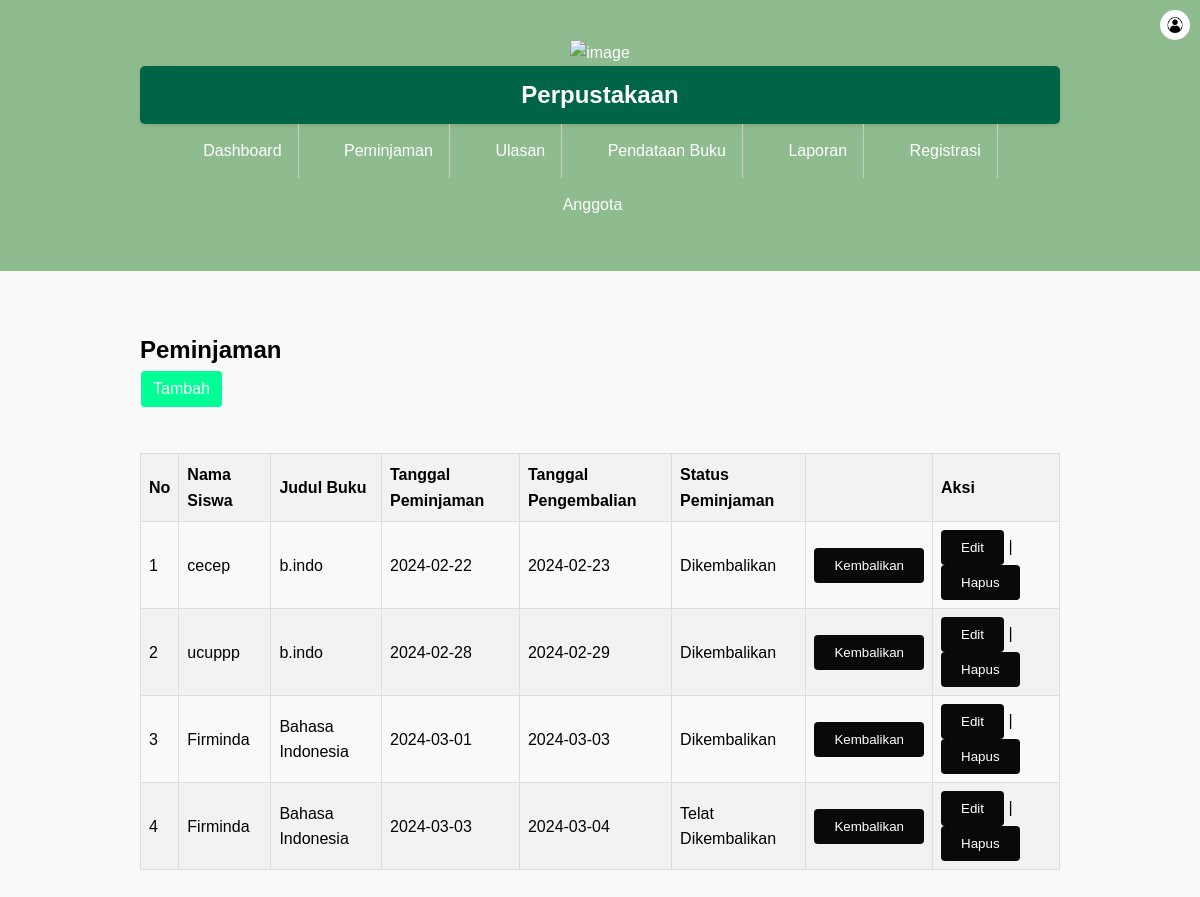
Page /tampil_pinjam.php on the committed database.
### tables this page shows
CREATE TABLE `peminjaman` (
  `peminjamanid` int(11) NOT NULL,
  `userid` int(11) NOT NULL,
  `bukuid` int(11) NOT NULL,
  `tanggalpeminjaman` date NOT NULL,
  `tanggalpengembalian` date NOT NULL,
  `statuspeminjaman` varchar(20) NOT NULL
);

CREATE TABLE `user` (
  `userid` int(11) NOT NULL,
  `username` varchar(20) NOT NULL,
  `password` varchar(20) NOT NULL,
  `email` varchar(20) NOT NULL,
  `namalengkap` varchar(20) NOT NULL,
  `alamat` text NOT NULL,
  `level` enum('Admin','Petugas','Peminjam') NOT NULL
);

CREATE TABLE `buku` (
  `bukuid` int(11) NOT NULL,
  `judul` varchar(25) NOT NULL,
  `penulis` varchar(25) NOT NULL,
  `penerbit` varchar(25) NOT NULL,
  `tahunterbit` int(11) NOT NULL
);

### tampil_pinjam.php (the view, shortened to what this page needs)
<!DOCTYPE html>
<html lang="en">
<head>
</head>
<body>
<?php include "header.php"; ?>
<section class="content">
    <div class="container">
        <table class="content-table">
                <div class="card-body">
                    <div class="table-responsive">
                        <div class="card-body">
                            <div class="table-responsive">
                                <div>
                                    <h1>Peminjaman</h1>
                                    <a href="peminjaman.php" class="btn btn-primary">
                                        <i class="fa fa-edit"></i> Tambah</a>
                                    <link rel="stylesheet" href="styles.css">
                                </div>
                                <br>
                                <table id="example1" class="table table-bordered table-striped">
                                    <thead>
                                        <tr>
                                            <th>No</th>
                                            <th>Nama Siswa</th>
                                            <th>Judul Buku</th>
                                            <th>Tanggal Peminjaman</th>
                                            <th>Tanggal Pengembalian</th>
                                            <th>Status Peminjaman</th>
                                            <th></th>
                                            <th>Aksi</th>
                                        </tr>
                                    </thead>
                                    <tbody>
                                        <?php
                                        include('koneksi.php');
                                        $no = 1;
                                        $query = "SELECT peminjaman.*, user.namalengkap, buku.judul
                                                  FROM peminjaman
                                                  INNER JOIN user ON peminjaman.userid = user.userid
                                                  INNER JOIN buku ON peminjaman.bukuid = buku.bukuid";
                                        $result = mysqli_query($conn, $query);
                                        while($row = mysqli_fetch_assoc($result)) {
                                            echo "<tr>";
                                            echo "<td>" . $no++ . "</td>";
                                            echo "<td>" . $row['namalengkap'] . "</td>";
                                            echo "<td>" . $row['judul'] . "</td>";
                                            echo "<td>" . $row['tanggalpeminjaman'] . "</td>";
                                            echo "<td>" . $row['tanggalpengembalian'] . "</td>";
                                            echo "<td>" . $row['statuspeminjaman'] . "</td>";
                                            echo "<td><a href='verifikasi_kembali.php?id=" . $row['peminjamanid'] . "'><button>Kembalikan</button></a></td>";
                                            echo "<td><a href='edit_pinjam.php?id=" . $row['peminjamanid'] . "'><button>Edit</button></a> |
                                                <a href='hapus_pinjam.php?id=" . $row['peminjamanid'] . "' onclick='return confirm(\"Apakah Anda yakin ingin menghapus peminjaman ini?\")'>
                                                    <button>Hapus</button>
                                                </a>
                                                </td>";
                                            echo "</tr>";
                                        }
                                        ?>
                                    </tbody>
                                </table>
                            </div>
                        </div>
                    </div>
                </div>
            </section>
</body>
</html>

### header.php (shortened to what this page needs)
</head>
<body>
<header class="header">
    <div class="container">
    <img src="img/buku1.png" alt="image" class="book-img">
        <h1 class="logo">Perpustakaan</h1>
        <nav class="navbar">
            <ul class="nav-menu">
                <li class="nav-item"><a href="admin_dashboard.php">Dashboard</a></li>
                <li class="nav-item"><a href="tampil_pinjam.php">Peminjaman</a></li>
                <li class="nav-item"><a href="tampil_ulasan.php">Ulasan</a></li>
                <li class="nav-item"><a href="buku.php">Pendataan Buku</a></li>
                <li class="nav-item"><a href="laporan.php">Laporan</a></li>
                <li class="nav-item"><a href="registrasi.php">Registrasi</a></li>
                <li class="nav-item"><a href="Anggota.php">Anggota</a></li>
            </ul>
            <div class="profile" onclick="toggleDropdown()">
                    <img src="img/profile.jpeg" alt="Profil" class="profile-img">
                </div>
        </nav>
    </div>
</header>

### styles.css (style rules this page uses)
* { margin: 0; padding: 0; box-sizing: border-box; }
body { font-family: Arial, sans-serif; line-height: 1.6; background-color: #f9f9f9; }
.container { width: 80%; margin: 0 auto; }
.header { background-color: #ff0000; color: #fff; padding: 20px 0; }
.logo { margin: 0; font-size: 24px; }
.navbar { text-align: right; }
.nav-menu { list-style: none; }
.nav-item { display: inline; margin-right: 20px; }
.nav-item a { color: #fff; text-decoration: none; }
.content { padding: 40px 0; }
.btn { background-color: #333; color: #fff; padding: 10px 20px; text-decoration: none; border-radius: 5px; }
table { width: 100%; border-collapse: collapse; margin-bottom: 20px; }
table th, table td { padding: 8px; border: 1px solid #ddd; text-align: left; }
table th { background-color: #f2f2f2; }
table tr:nth-child(even) { background-color: #f2f2f2; }
.header, .footer { background-color: #8FBC8F; color: white; text-align: center; padding: 20px 0; }
.nav-menu { list-style-type: none; margin: 0; padding: 0; }
.nav-menu li { display: inline; }
.nav-menu li a { color: white; padding: 14px 16px; text-decoration: none; }
button { background-color: #090909; color: white; padding: 10px 20px; border: none; border-radius: 4px; cursor: pointer; }
.content-table { width: 100%; border-collapse: collapse; margin-bottom: 20px; box-shadow: 0 4px 8px rgba(0, 0, 0, 0.1); border-radius: 10px; }
.container { width: 80%; margin: 0 auto; padding: 20px; }
.logo { background-color: #006446; color: #fff; padding: 10px 20px; border-radius: 5px; box-shadow: 0 2px 4px rgba(0, 0, 0, 0.1); }
.nav-menu { list-style-type: none; margin: 0; padding: 0; text-align: center; }
.nav-item { display: inline-block; margin: 0 5px; }
.nav-item a { display: inline-block; padding: 10px 20px; text-decoration: none; border-radius: 5px; transition: background-color 0.3s; }
.nav-item:not(:last-child) { border-right: 1px solid #ccc; }
.header { position: relative; }
.profile { position: absolute; top: 10px; right: 10px; cursor: pointer; }
.nav-menu { position: relative; }
.nav-menu .nav-item { display: inline-block; margin-right: 20px; }
.btn { display: inline-block; font-weight: 400; color: #212529; text-align: center; vertical-align: middle; -webkit-user-select: none; -moz-user-select: none; -ms-user-select: none; user-select: none; background-color: transparent; border: 1px solid transparent; padding: .375rem .75rem; font-size: 1rem; line-height: 1.5; border-radius: .25rem; transition: color .15s ease-in-out,background-color .15s ease-in-out,border-color .15s ease-in-out,box-shadow .15s ease-in-out; }
.btn-primary { color: #fff; background-color: #007bff; border-color: #007bff; }
table { border-collapse: collapse; width: 100%; }
th, td { padding: 8px; text-align: left; border-bottom: 1px solid #ddd; }
th { background-color: #f2f2f2; }
.btn-primary { color: #fff; background-color: #00ff95; border-color: #ffffff; }

### tampil_pinjam.php (style rules this page uses)
.table-responsive { overflow-x: auto; }
.table { width: 100%; border-collapse: collapse; }
.table th, .table td { padding: 8px; text-align: left; border-bottom: 1px solid #ddd; }
.table thead th { background-color: #f2f2f2; }
.nav-menu { position: relative; }
.nav-menu .nav-item { display: inline-block; margin-right: 20px; }
.profile-img { width: 30px; height: 30px; border-radius: 50%; }
.header { position: relative; }
.profile { position: absolute; top: 10px; right: 10px; cursor: pointer; }

### header.php (style rules this page uses)
.nav-menu { list-style-type: none; margin: 0; padding: 0; text-align: center; }
.nav-item { display: inline-block; margin: 0 5px; }
.nav-item a { display: inline-block; padding: 10px 20px; text-decoration: none; border-radius: 5px; transition: background-color 0.3s; }
.nav-item:not(:last-child) { border-right: 1px solid #ccc; }
.profile-img { width: 30px; height: 30px; border-radius: 50%; }
.header { position: relative; }
.profile { position: absolute; top: 10px; right: 10px; cursor: pointer; }
.nav-menu { position: relative; }
.nav-menu .nav-item { display: inline-block; margin-right: 20px; }
.book-img { width: 150px; height: auto; margin-left: 0px; }

### rows in the picture
peminjaman: userid.namalengkap "cecep", bukuid.judul "b.indo", tanggalpeminjaman "2024-02-22", tanggalpengembalian "2024-02-23", statuspeminjaman "Dikembalikan"
peminjaman: userid.namalengkap "ucuppp", bukuid.judul "b.indo", tanggalpeminjaman "2024-02-28", tanggalpengembalian "2024-02-29", statuspeminjaman "Dikembalikan"
peminjaman: userid.namalengkap "Firminda", bukuid.judul "Bahasa Indonesia", tanggalpeminjaman "2024-03-01", tanggalpengembalian "2024-03-03", statuspeminjaman "Dikembalikan"
peminjaman: userid.namalengkap "Firminda", bukuid.judul "Bahasa Indonesia", tanggalpeminjaman "2024-03-03", tanggalpengembalian "2024-03-04", statuspeminjaman "Telat Dikembalikan"
